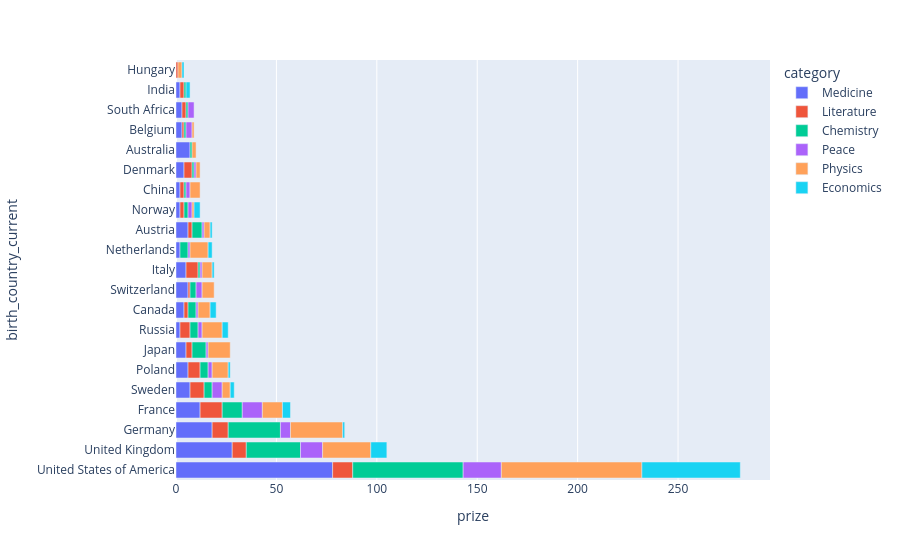

Notebook cell for this chart:
### Markdown cell above
# In Which Categories are the Different Countries Winning Prizes? 

**Challenge**: See if you can divide up the plotly bar chart you created above to show the which categories made up the total number of prizes. Here's what you're aiming for:

<img src=https://i.imgur.com/iGaIKCL.png>

* In which category are Germany and Japan the weakest compared to the United States?
* In which category does Germany have more prizes than the UK?
* In which categories does France have more prizes than Germany?
* Which category makes up most of Australia's nobel prizes?
* Which category makes up half of the prizes in the Netherlands?
* Does the United States have more prizes in Economics than all of France? What about in Physics or Medicine?


The hard part is preparing the data for this chart! 


*Hint*: Take a two-step approach. The first step is grouping the data by country and category. Then you can create a DataFrame that looks something like this:

<img src=https://i.imgur.com/VKjzKa1.png width=450>

### Code cell
"""In which category are Germany and Japan the weakest compared to the United States?"""
country_cat_prize = df_data.groupby(by=['birth_country_current', 'category']).aggregate({'prize':pd.Series.count})
total = df_data.groupby(by=['birth_country_current']).aggregate({'prize':pd.Series.count})

total = total.reset_index()
country_cat_prize = country_cat_prize.reset_index()

country_cat_prize = country_cat_prize.merge(total, on='birth_country_current', suffixes=('','_total'))

country_cat_prize = country_cat_prize.sort_values(by='prize_total', ascending=False).head(110)

px.bar(data_frame=country_cat_prize, x='prize', y='birth_country_current', orientation='h', color='category',color_continuous_scale='Inferno')

### Figure 1 — Plotly figure (JSON) as saved in the notebook; plotly's stock layout.template omitted (floating-point values rounded to 4 significant figures)
{"data": [{"alignmentgroup": "True", "hovertemplate": "category=Medicine<br>prize=%{x}<br>birth_country_current=%{y}<extra></extra>", "legendgroup": "Medicine", "marker": {"color": "#636efa", "pattern": {"shape": ""}}, "name": "Medicine", "offsetgroup": "Medicine", "orientation": "h", "showlegend": true, "textposition": "auto", "type": "bar", "x": [78, 28, 18, 12, 7, 6, 5, 2, 4, 6, 5, 2, 6, 2, 2, 4, 7, 3, 3, 2], "xaxis": "x", "y": ["United States of America", "United Kingdom", "Germany", "France", "Sweden", "Poland", "Japan", "Russia", "Canada", "Switzerland", "Italy", "Netherlands", "Austria", "Norway", "China", "Denmark", "Australia", "Belgium", "South Africa", "India"], "yaxis": "y"}, {"alignmentgroup": "True", "hovertemplate": "category=Literature<br>prize=%{x}<br>birth_country_current=%{y}<extra></extra>", "legendgroup": "Literature", "marker": {"color": "#EF553B", "pattern": {"shape": ""}}, "name": "Literature", "offsetgroup": "Literature", "orientation": "h", "showlegend": true, "textposition": "auto", "type": "bar", "x": [10, 7, 8, 11, 7, 6, 3, 5, 2, 1, 6, 2, 2, 2, 4, 2, 1, 1, 2], "xaxis": "x", "y": ["United States of America", "United Kingdom", "Germany", "France", "Sweden", "Poland", "Japan", "Russia", "Canada", "Switzerland", "Italy", "Austria", "China", "Norway", "Denmark", "South Africa", "Belgium", "Hungary", "India"], "yaxis": "y"}, {"alignmentgroup": "True", "hovertemplate": "category=Chemistry<br>prize=%{x}<br>birth_country_current=%{y}<extra></extra>", "legendgroup": "Chemistry", "marker": {"color": "#00cc96", "pattern": {"shape": ""}}, "name": "Chemistry", "offsetgroup": "Chemistry", "orientation": "h", "showlegend": true, "textposition": "auto", "type": "bar", "x": [55, 27, 26, 10, 4, 4, 7, 4, 4, 3, 1, 4, 5, 2, 1, 1, 1, 1, 1, 1], "xaxis": "x", "y": ["United States of America", "United Kingdom", "Germany", "France", "Sweden", "Poland", "Japan", "Russia", "Canada", "Switzerland", "Italy", "Netherlands", "Austria", "Norway", "China", "Denmark", "Australia", "Belgium", "South Africa", "India"], "yaxis": "y"}, {"alignmentgroup": "True", "hovertemplate": "category=Peace<br>prize=%{x}<br>birth_country_current=%{y}<extra></extra>", "legendgroup": "Peace", "marker": {"color": "#ab63fa", "pattern": {"shape": ""}}, "name": "Peace", "offsetgroup": "Peace", "orientation": "h", "showlegend": true, "textposition": "auto", "type": "bar", "x": [19, 11, 5, 10, 5, 2, 1, 2, 1, 1, 3, 1, 1, 2, 1, 2, 3, 3], "xaxis": "x", "y": ["United States of America", "United Kingdom", "Germany", "France", "Sweden", "Poland", "Japan", "Russia", "Canada", "Italy", "Switzerland", "Austria", "Netherlands", "Norway", "Denmark", "China", "South Africa", "Belgium"], "yaxis": "y"}, {"alignmentgroup": "True", "hovertemplate": "category=Physics<br>prize=%{x}<br>birth_country_current=%{y}<extra></extra>", "legendgroup": "Physics", "marker": {"color": "#FFA15A", "pattern": {"shape": ""}}, "name": "Physics", "offsetgroup": "Physics", "orientation": "h", "showlegend": true, "textposition": "auto", "type": "bar", "x": [70, 24, 26, 10, 4, 8, 11, 10, 6, 6, 5, 3, 9, 2, 1, 5, 2, 1, 2], "xaxis": "x", "y": ["United States of America", "United Kingdom", "Germany", "France", "Sweden", "Poland", "Japan", "Russia", "Canada", "Switzerland", "Italy", "Austria", "Netherlands", "Denmark", "Norway", "China", "Australia", "Belgium", "Hungary"], "yaxis": "y"}, {"alignmentgroup": "True", "hovertemplate": "category=Economics<br>prize=%{x}<br>birth_country_current=%{y}<extra></extra>", "legendgroup": "Economics", "marker": {"color": "#19d3f3", "pattern": {"shape": ""}}, "name": "Economics", "offsetgroup": "Economics", "orientation": "h", "showlegend": true, "textposition": "auto", "type": "bar", "x": [49, 8, 1, 4, 2, 1, 3, 3, 1, 2, 1, 3, 1, 2], "xaxis": "x", "y": ["United States of America", "United Kingdom", "Germany", "France", "Sweden", "Poland", "Russia", "Canada", "Italy", "Netherlands", "Austria", "Norway", "Hungary", "India"], "yaxis": "y"}], "layout": {"barmode": "relative", "legend": {"title": {"text": "category"}, "tracegroupgap": 0}, "margin": {"t": 60}, "xaxis": {"anchor": "y", "domain": [0, 1], "title": {"text": "prize"}}, "yaxis": {"anchor": "x", "domain": [0, 1], "title": {"text": "birth_country_current"}}}}
